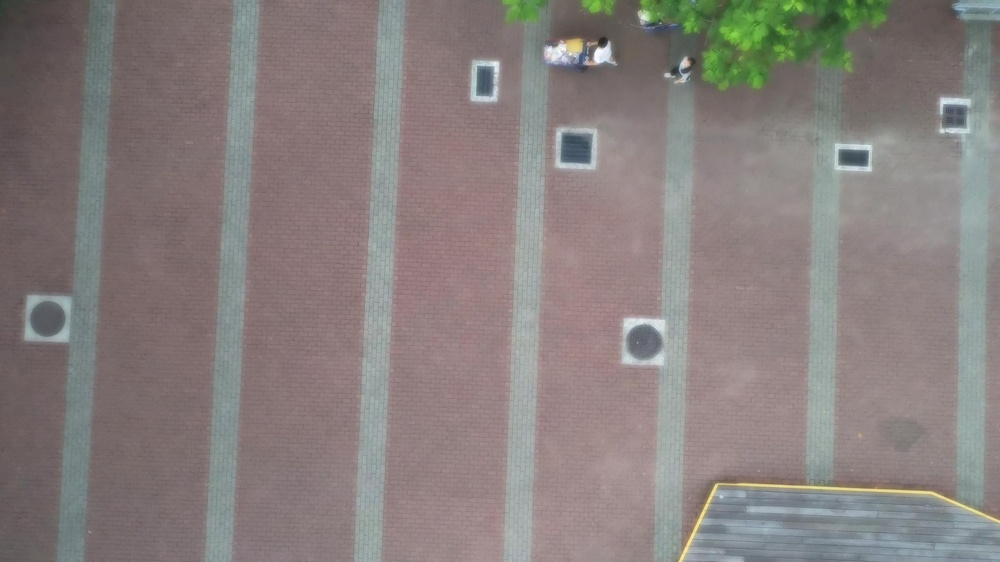
#> input picture filter_applier/Drone_005.mp4_t-12.5_bloom.jpg, 1000 x 562 px, shrunk from 3840 x 2160 before the run; its folder holds only this picture in this run
$ python bloom.py Drone_005.mp4_t-12.5_bloom.jpg
#> lines starting #> are read from the running program, lines starting #| are printed output that depends on the picture
from PIL import Image, ImageFilter, ImageEnhance
import sys
import os

def apply_bloom_filter(filename):
    # Construct the output filename
#> called with filename = 'Drone_005.mp4_t-12.5_bloom.jpg'
    base_name = os.path.splitext(filename)[0]
    output_filename = f"{base_name}_bloom.jpg"

    # Open the original image
    with Image.open(filename) as img:
        # Step 1: Create a blurred version of the image to simulate bloom
#> img is the input picture: PIL image 1000x562 RGB; mean R, G, B 135.7, 127.6, 125.7
        blurred_img = img.filter(ImageFilter.GaussianBlur(radius=10))  # Adjust radius for more or less bloom
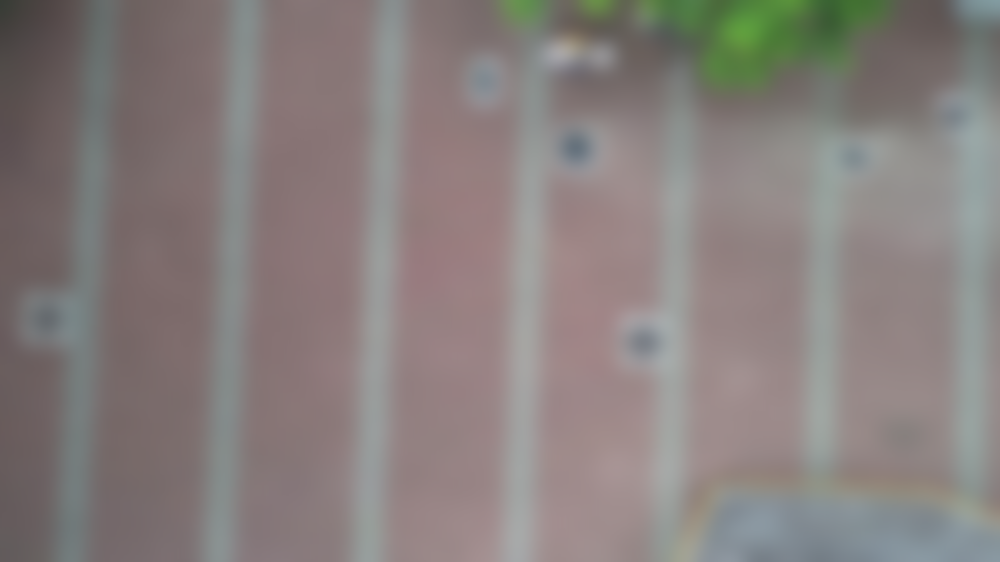
#> blurred_img: PIL image 1000x562 RGB; mean R, G, B 135.7, 127.6, 125.7

        # Step 2: Enhance brightness of the blurred image
        enhancer = ImageEnhance.Brightness(blurred_img)
        bright_blurred_img = enhancer.enhance(1.5)  # Adjust this value to control bloom intensity
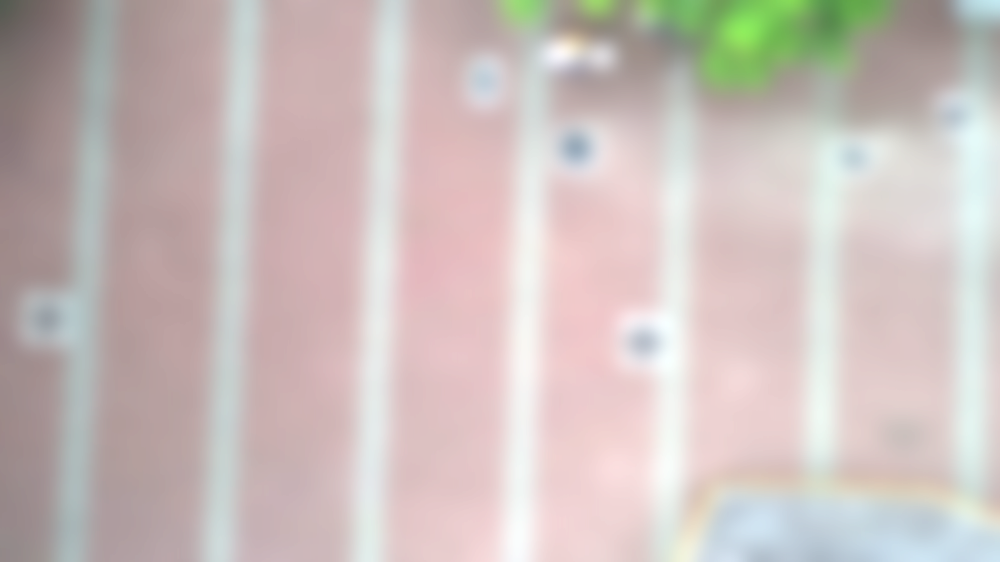
#> bright_blurred_img: PIL image 1000x562 RGB; mean R, G, B 203.3, 191.2, 188.3

        # Step 3: Combine the original and bright blurred images
        bloom_img = Image.blend(img, bright_blurred_img, alpha=0.5)  # Adjust alpha for more or less bloom
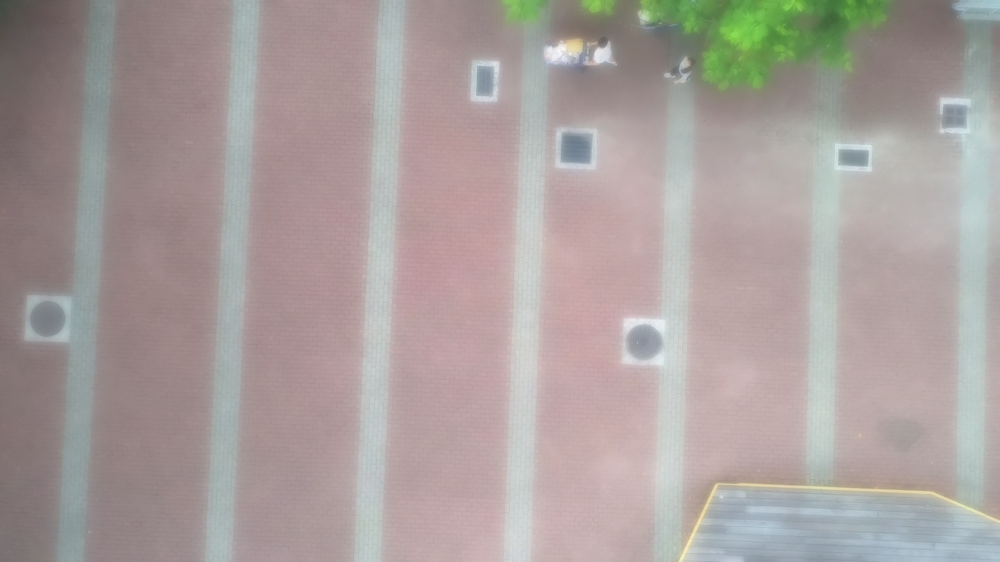
#> bloom_img: PIL image 1000x562 RGB; mean R, G, B 169.3, 159.1, 156.7

        # Save the final image with the bloom effect
        bloom_img.save(output_filename, "JPEG")

    print(f"Bloom filter applied and saved to {output_filename}")

if __name__ == "__main__":
    if len(sys.argv) != 2:
        print("Usage: python bloom_filter.py <input_filename>")
        sys.exit(1)

    input_file = sys.argv[1]
    apply_bloom_filter(input_file)
